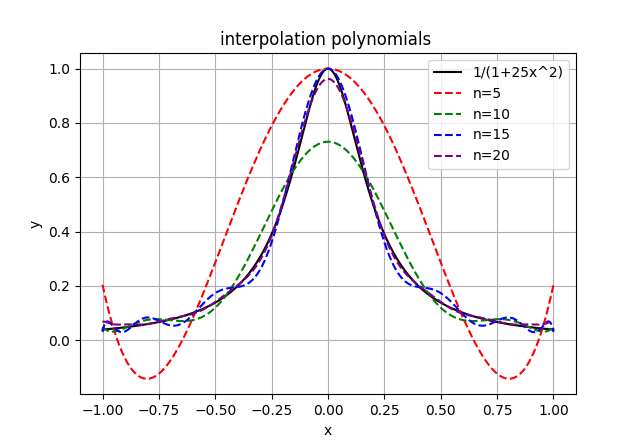

Write the Python code that produced this figure.
import re
import numpy as np
import matplotlib.pyplot as plt

def parse_polynomial(poly_str):
    """
    解析多项式字符串并返回系数列表。
    示例格式: "+2.5x^2 -3x^0"
    """
    # 匹配每个项
    pattern = re.compile(r'([+-]?\d*\.?\d*)x\^(\d+)')
    terms = pattern.findall(poly_str)
    
    # 解析项并存储到列表
    max_degree = max(int(term[1]) for term in terms)
    coefficients = [0.0] * (max_degree + 1)
    
    for coef, power in terms:
        coefficients[int(power)] = float(coef)
    
    return coefficients

def read_polynomials(filename):
    """
    从文件读取多项式，返回系数列表。
    """
    polynomials = []
    with open(filename, 'r', encoding='utf-8') as f:
        lines = f.readlines()
    
    # 查找多项式行
    for i, line in enumerate(lines):
        if "多项式P(x)" in line:
            poly_str = lines[i + 1].strip()
            coefficients = parse_polynomial(poly_str)
            polynomials.append(coefficients)
    
    return polynomials

def evaluate_polynomial(coefficients, x):
    """
    计算多项式的值。
    """
    return sum(coef * (x ** i) for i, coef in enumerate(coefficients))

def main():
    # 读取多项式
    filename = 'C_output.txt'
    polynomials = read_polynomials(filename)

    # 定义x的取值范围
    x_vals = np.linspace(-1, 1, 500)
    original_function = 1 / (1 + 25 * x_vals**2)

    # 绘制原始函数
    plt.plot(x_vals, original_function, label='1/(1+25x^2)', color='black')

    # 设置颜色
    colors = ['red', 'green', 'blue', 'purple']

    # 绘制插值多项式
    for idx, coeffs in enumerate(polynomials):
        y_poly = [evaluate_polynomial(coeffs, x) for x in x_vals]
        plt.plot(x_vals, y_poly, linestyle='--', color=colors[idx % len(colors)], 
                 label=f'n={5 * (idx + 1)}')

    plt.title('interpolation polynomials ')
    plt.xlabel('x')
    plt.ylabel('y')
    plt.legend()
    plt.grid(True)
    plt.show()

if __name__ == "__main__":
    main()
